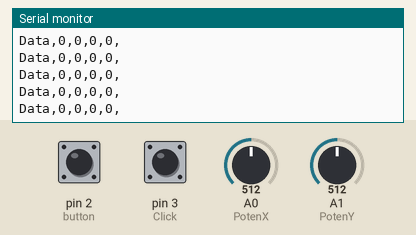
A sketch run on a simulated Arduino Uno, built with avr-gcc and run on an emulated ATmega328P. Shown: the last lines printed to the serial monitor. The test bench sets the inputs (shaded band); at power-on: A1 (PotenY) = 512, A0 (PotenX) = 512, pin 2 (button) HIGH, pin 3 (Click) HIGH.

Above: at 4.2 s.
4.3 s: A1 (PotenY) set to 643
At 4.32 s:
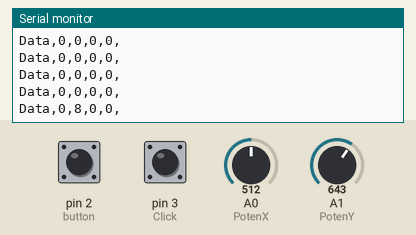
7.3 s: A1 (PotenY) set to 667
At 7.3 s:
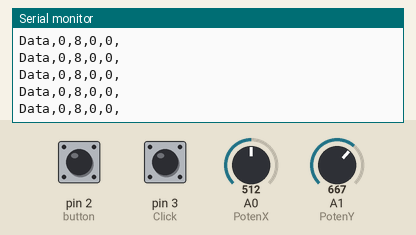
11.8 s: A0 (PotenX) set to 364
At 11.81 s:
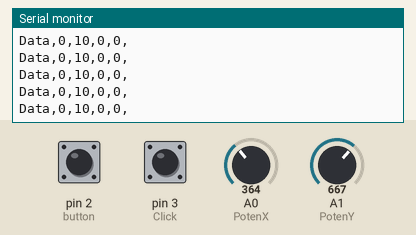
14.8 s: A0 (PotenX) set to 387
At 14.8 s:
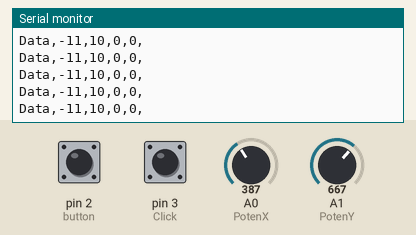
Timing chart, 0 to 17.3 s (numbered marks = the images above; inputs shaded):
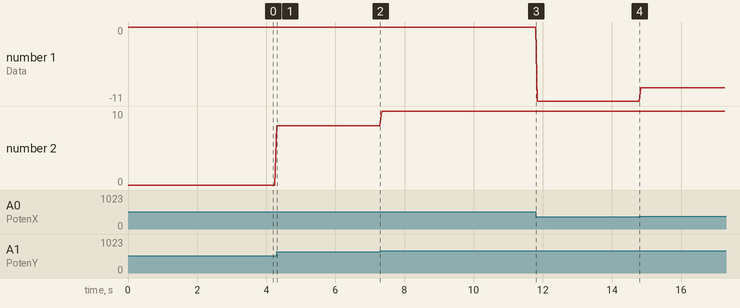

Measured:
- after the input at 4.3 s, the serial monitor: prints a new line at once (image 1)
- plotted number 1: 0 → -11 after the input at 11.8 s, -11 → -9 after the input at 14.8 s
- plotted number 2: 0 → 8 after the input at 4.3 s, 8 → 10 after the input at 7.3 s

The sketch:

Mouse_Control.ino
```cpp
const int button = 2;
const int Click = 3;
const int PotenX = 0;
const int PotenY = 1;
void setup() {
  // put your setup code here, to run once:
  Serial.begin(9600);
  pinMode(button, INPUT);
  pinMode(Click, INPUT);
  digitalWrite(button, HIGH); // pull up
  digitalWrite(Click, HIGH); // pull up
}

void loop() {
  // put your main code here, to run repeatedly:
//  int x = (512 - analogRead(PotenX))/4;
//  int y = (512 - analogRead(PotenY))/4;
  int x = map (analogRead(PotenX), 0, 1023, -35, 35);
  int y = map (analogRead(PotenY), 0, 1023, -35, 35);
  Serial.print("Data,");
  Serial.print(x,DEC);
  Serial.print(",");
  Serial.print(y,DEC);
  Serial.print(",");

  if (digitalRead(button) == LOW){
    Serial.print("1");
  }
  else {
    Serial.print("0");
  }
  Serial.print(",");

  if (digitalRead(Click) == LOW){
    Serial.print("1");
  }
  else {
    Serial.print("0");
  }

  Serial.println(",");
  delay(50);

}
```
